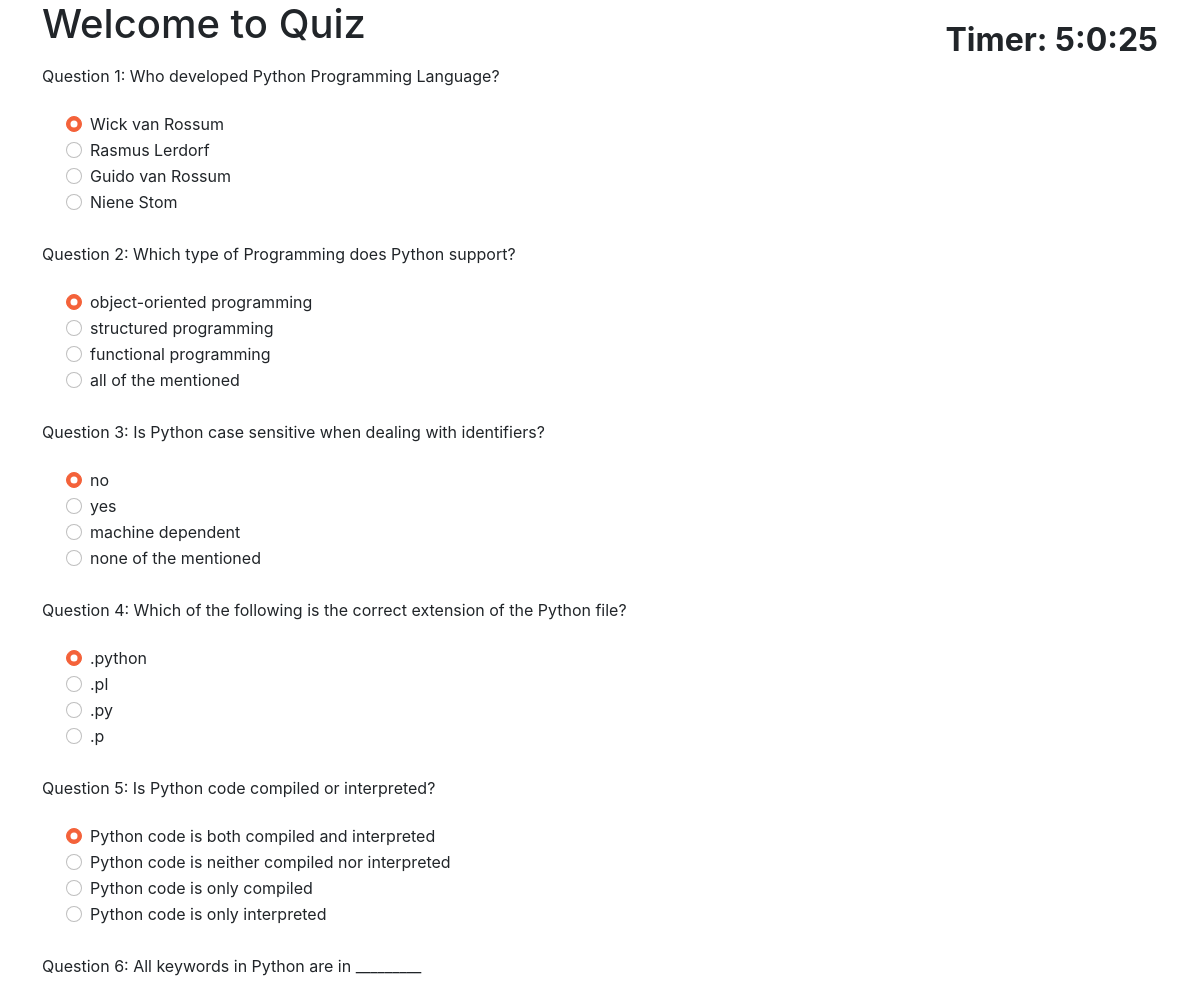
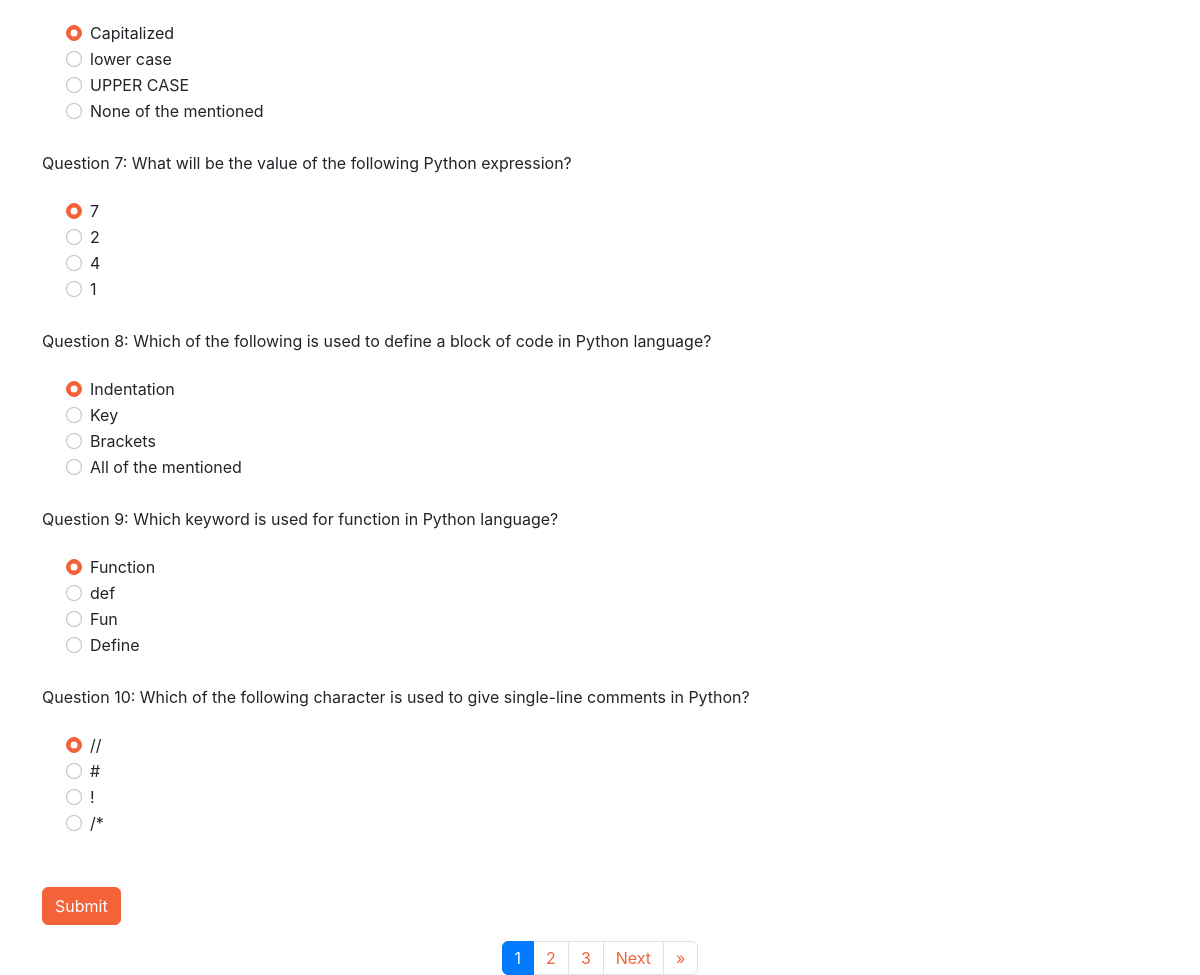
The page /question on the database its author committed (2 pictures, top to bottom).
### myapp/models.py (models this page shows, shortened)
class Exam(models.Model):
    id = models.AutoField(primary_key=True)
    department = models.CharField(max_length=50)
    role = models.CharField(max_length=50)
    topic = models.CharField(max_length=100)
    question = models.TextField()
    answeroption = models.CharField(max_length=50)
    a = models.CharField(max_length=100)
    b = models.CharField(max_length=100)
    c = models.CharField(max_length=100)
    d = models.CharField(max_length=100)

### myapp/views.py (the view)
# urls.py: path('question',views.question,name="question"),
def question(request):
    questions = Exam.objects.all()
    paginator = Paginator(questions, 10)  # Show 10 questions per page
    page_number = request.GET.get('page')
    page_obj = paginator.get_page(page_number)
    context = {
        'page_obj': page_obj
    }
    return render(request, 'question.html', context)

### myapp/templates/question.html (shortened to what this page needs)
{% load static %}
{% block content %}
<head>
  <link rel="stylesheet" href="https://stackpath.bootstrapcdn.com/bootstrap/4.5.0/css/bootstrap.min.css">
</head>
<link rel="stylesheet" type="text/css" href="{% static 'css/styles.css' %}">
<div class="container ">
<h1>Welcome to  Quiz</h1><br>
<div align="right" style="margin-top:-2em; font-size:2em;" id="displaytimer"><b style="color: rgb(95, 66, 173); ">Timer: 0 seconds</b></div>
 <form method='post' action='{% url 'result'%}'>
   {% for q in page_obj %}
    <div class="form-group">
    <label for="question">Question {{ forloop.counter }}: {{ q.question }}</label>
    </div>
    <div class="form-check">
        <div class="form-check">
            <input class="form-check-input" type="radio" name="{{q.question}}" id="gridRadios1" value="A" checked>
            <label class="form-check-label" for="gridRadios1">
                {{q.a}}
            </label>
        </div>
        <div class="form-check">
            <input class="form-check-input" type="radio" name="{{q.question}}" id="gridRadios2" value="B">
            <label class="form-check-label" for="gridRadios2">
                {{q.b}}
            </label>
        </div>
        <div class="form-check">
            <input class="form-check-input" type="radio" name="{{q.question}}" id="gridRadios1" value="C">
            <label class="form-check-label" for="gridRadios1">
                {{q.c}}
            </label>
        </div>
        <div class="form-check">
            <input class="form-check-input" type="radio" name="{{q.question}}" id="gridRadios2" value="D">
            <label class="form-check-label" for="gridRadios2">
                {{q.d}}
            </label>
        </div>
        <br>
    </div>
    {% endfor %}
    <br>
    <button type="submit" class="btn btn-primary">Submit</button>
  </form>
  <nav aria-label="Page navigation">
    <ul class="pagination justify-content-center">
      {% for num in page_obj.paginator.page_range %}
        {% if page_obj.number == num %}
          <li class="page-item active" aria-current="page">
            <a class="page-link" href="#">{{ num }} <span class="sr-only">(current)</span></a>
          </li>
        {% elif num > page_obj.number|add:'-3' and num < page_obj.number|add:'3' %}
          <li class="page-item">
            <a class="page-link" href="?page={{ num }}">{{ num }}</a>
          </li>
        {% endif %}
      {% endfor %}
      {% if page_obj.has_next %}
        <li class="page-item">
          <a class="page-link" href="?page={{ page_obj.next_page_number }}">Next</a>
        </li>
        <li class="page-item">
          <a class="page-link" href="?page={{ page_obj.paginator.num_pages }}">&raquo;</a>
        </li>
      {% endif %}
    </ul>
  </nav>
</div>
{% endblock %}

### rows shown on the page
Exam: question "Who developed Python Programming Language?", a "Wick van Rossum", b "Rasmus Lerdorf", c "Guido van Rossum", d "Niene Stom"
Exam: question "Which type of Programming does Python support?", a "object-oriented programming", b "structured programming", c "functional programming", d "all of the mentioned"
Exam: question "Is Python case sensitive when dealing with identifiers?", a "no", b "yes", c "machine dependent", d "none of the mentioned"
Exam: question "Which of the following is the correct extension of the Python file?", a ".python", b ".pl", c ".py", d ".p"
Exam: question "Is Python code compiled or interpreted?", a "Python code is both compiled and interpreted", b "Python code is neither compiled nor interpreted", c "Python code is only compiled", d "Python code is only interpreted"
Exam: question "All keywords in Python are in _________", a "Capitalized", b "lower case", c "UPPER CASE", d "None of the mentioned"
Exam: question "What will be the value of the following Python expression?", a "7", b "2", c "4", d "1"
Exam: question "Which of the following is used to define a block of code in Python language?", a "Indentation", b "Key", c "Brackets", d "All of the mentioned"
Exam: question "Which keyword is used for function in Python language?", a "Function", b "def", c "Fun", d "Define"
Exam: question "Which of the following character is used to give single-line comments in Python?", a "//", b "#", c "!", d "/*"

### other values the page prints
{{ num }} "1"
{{ num }} "2" "3"
